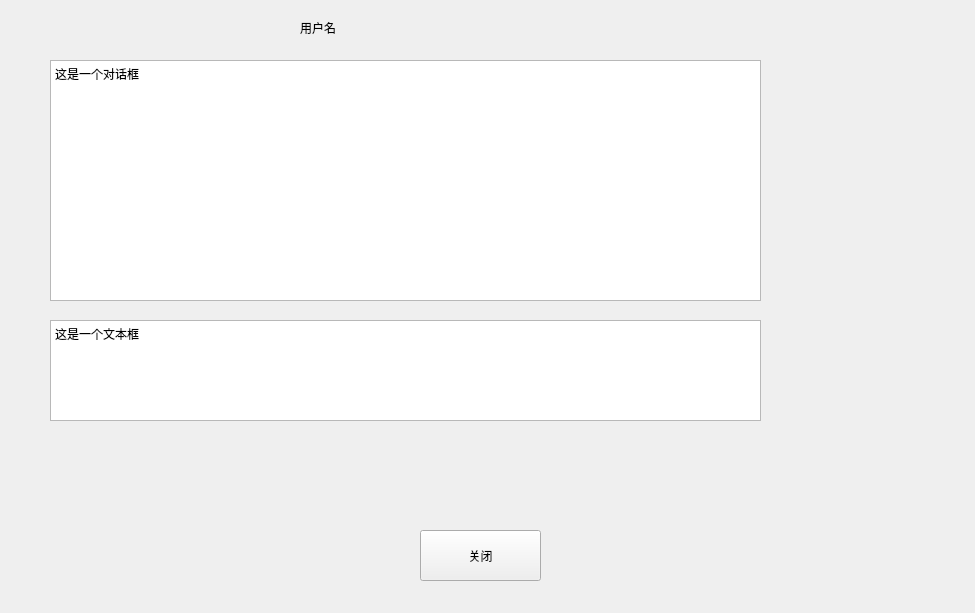
<?xml version="1.0" encoding="UTF-8"?>
<ui version="4.0">
 <class>WidgetChat</class>
 <widget class="QWidget" name="WidgetChat">
  <property name="geometry">
   <rect>
    <x>0</x>
    <y>0</y>
    <width>975</width>
    <height>613</height>
   </rect>
  </property>
  <property name="windowTitle">
   <string>Form</string>
  </property>
  <widget class="QLabel" name="label">
   <property name="geometry">
    <rect>
     <x>300</x>
     <y>20</y>
     <width>72</width>
     <height>15</height>
    </rect>
   </property>
   <property name="text">
    <string>用户名</string>
   </property>
  </widget>
  <widget class="QPushButton" name="pushButton">
   <property name="geometry">
    <rect>
     <x>420</x>
     <y>530</y>
     <width>121</width>
     <height>51</height>
    </rect>
   </property>
   <property name="styleSheet">
    <string notr="true"/>
   </property>
   <property name="text">
    <string>关闭</string>
   </property>
  </widget>
  <widget class="QTextEdit" name="textEdit">
   <property name="geometry">
    <rect>
     <x>50</x>
     <y>320</y>
     <width>711</width>
     <height>101</height>
    </rect>
   </property>
   <property name="html">
    <string>&lt;!DOCTYPE HTML PUBLIC &quot;-//W3C//DTD HTML 4.0//EN&quot; &quot;http://www.w3.org/TR/REC-html40/strict.dtd&quot;&gt;
&lt;html&gt;&lt;head&gt;&lt;meta name=&quot;qrichtext&quot; content=&quot;1&quot; /&gt;&lt;style type=&quot;text/css&quot;&gt;
p, li { white-space: pre-wrap; }
&lt;/style&gt;&lt;/head&gt;&lt;body style=&quot; font-family:'SimSun'; font-size:9pt; font-weight:400; font-style:normal;&quot;&gt;
&lt;p style=&quot; margin-top:0px; margin-bottom:0px; margin-left:0px; margin-right:0px; -qt-block-indent:0; text-indent:0px;&quot;&gt;这是一个文本框&lt;/p&gt;&lt;/body&gt;&lt;/html&gt;</string>
   </property>
  </widget>
  <widget class="QTextEdit" name="textEdit_2">
   <property name="geometry">
    <rect>
     <x>50</x>
     <y>60</y>
     <width>711</width>
     <height>241</height>
    </rect>
   </property>
   <property name="html">
    <string>&lt;!DOCTYPE HTML PUBLIC &quot;-//W3C//DTD HTML 4.0//EN&quot; &quot;http://www.w3.org/TR/REC-html40/strict.dtd&quot;&gt;
&lt;html&gt;&lt;head&gt;&lt;meta name=&quot;qrichtext&quot; content=&quot;1&quot; /&gt;&lt;style type=&quot;text/css&quot;&gt;
p, li { white-space: pre-wrap; }
&lt;/style&gt;&lt;/head&gt;&lt;body style=&quot; font-family:'SimSun'; font-size:9pt; font-weight:400; font-style:normal;&quot;&gt;
&lt;p style=&quot; margin-top:0px; margin-bottom:0px; margin-left:0px; margin-right:0px; -qt-block-indent:0; text-indent:0px;&quot;&gt;这是一个对话框&lt;/p&gt;&lt;/body&gt;&lt;/html&gt;</string>
   </property>
  </widget>
 </widget>
 <resources/>
 <connections>
  <connection>
   <sender>pushButton</sender>
   <signal>clicked()</signal>
   <receiver>WidgetChat</receiver>
   <slot>close()</slot>
   <hints>
    <hint type="sourcelabel">
     <x>470</x>
     <y>465</y>
    </hint>
    <hint type="destinationlabel">
     <x>452</x>
     <y>264</y>
    </hint>
   </hints>
  </connection>
 </connections>
</ui>
